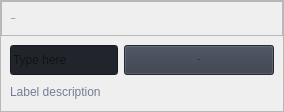
                        <widget class="QFrame" name="row_1">
                         <property name="frameShape">
                          <enum>QFrame::StyledPanel</enum>
                         </property>
                         <property name="frameShadow">
                          <enum>QFrame::Raised</enum>
                         </property>
                         <layout class="QVBoxLayout" name="verticalLayout_16">
                          <property name="spacing">
                           <number>0</number>
                          </property>
                          <property name="leftMargin">
                           <number>0</number>
                          </property>
                          <property name="topMargin">
                           <number>0</number>
                          </property>
                          <property name="rightMargin">
                           <number>0</number>
                          </property>
                          <property name="bottomMargin">
                           <number>0</number>
                          </property>
                          <item>
                           <widget class="QFrame" name="frame_div_content_1">
                            <property name="minimumSize">
                             <size>
                              <width>0</width>
                              <height>110</height>
                             </size>
                            </property>
                            <property name="maximumSize">
                             <size>
                              <width>16777215</width>
                              <height>110</height>
                             </size>
                            </property>
                            <property name="frameShape">
                             <enum>QFrame::NoFrame</enum>
                            </property>
                            <property name="frameShadow">
                             <enum>QFrame::Raised</enum>
                            </property>
                            <layout class="QVBoxLayout" name="verticalLayout_17">
                             <property name="spacing">
                              <number>0</number>
                             </property>
                             <property name="leftMargin">
                              <number>0</number>
                             </property>
                             <property name="topMargin">
                              <number>0</number>
                             </property>
                             <property name="rightMargin">
                              <number>0</number>
                             </property>
                             <property name="bottomMargin">
                              <number>0</number>
                             </property>
                             <item>
                              <widget class="QFrame" name="frame_title_wid_1">
                               <property name="maximumSize">
                                <size>
                                 <width>16777215</width>
                                 <height>35</height>
                                </size>
                               </property>
                               <property name="frameShape">
                                <enum>QFrame::StyledPanel</enum>
                               </property>
                               <property name="frameShadow">
                                <enum>QFrame::Raised</enum>
                               </property>
                               <layout class="QVBoxLayout" name="verticalLayout_18">
                                <item>
                                 <widget class="QLabel" name="labelBoxBlenderInstalation">
                                  <property name="font">
                                   <font>
                                    <family>Segoe UI</family>
                                       <pointsize>-1</pointsize>
                                    <italic>false</italic>
                                    <bold>false</bold>
                                   </font>
                                  </property>
                                  <property name="styleSheet">
                                   <string notr="true"/>
                                  </property>
                                  <property name="text">
                                   <string>FILE BOX</string>
                                  </property>
                                 </widget>
                                </item>
                               </layout>
                              </widget>
                             </item>
                             <item>
                              <widget class="QFrame" name="frame_content_wid_1">
                               <property name="frameShape">
                                <enum>QFrame::NoFrame</enum>
                               </property>
                               <property name="frameShadow">
                                <enum>QFrame::Raised</enum>
                               </property>
                               <layout class="QHBoxLayout" name="horizontalLayout_9">
                                <item>
                                 <layout class="QGridLayout" name="gridLayout">
                                  <property name="bottomMargin">
                                   <number>0</number>
                                  </property>
                                  <item row="0" column="0">
                                   <widget class="QLineEdit" name="lineEdit">
                                    <property name="minimumSize">
                                     <size>
                                      <width>0</width>
                                      <height>30</height>
                                     </size>
                                    </property>
                                    <property name="styleSheet">
                                     <string notr="true">background-color: rgb(33, 37, 43);</string>
                                    </property>
                                    <property name="text">
                                     <string/>
                                    </property>
                                    <property name="placeholderText">
                                     <string>Type here</string>
                                    </property>
                                   </widget>
                                  </item>
                                  <item row="0" column="1">
                                   <widget class="QPushButton" name="pushButton">
                                    <property name="minimumSize">
                                     <size>
                                      <width>150</width>
                                      <height>30</height>
                                     </size>
                                    </property>
                                    <property name="font">
                                     <font>
                                      <family>Segoe UI</family>
                                         <pointsize>-1</pointsize>
                                      <italic>false</italic>
                                      <bold>false</bold>
                                     </font>
                                    </property>
                                    <property name="cursor">
                                     <cursorShape>PointingHandCursor</cursorShape>
                                    </property>
                                    <property name="styleSheet">
                                     <string notr="true">background-color: rgb(52, 59, 72);</string>
                                    </property>
                                    <property name="text">
                                     <string>Open</string>
                                    </property>
                                    <property name="icon">
                                     <iconset resource="resources.qrc">
                                      <normaloff>:/icons/images/icons/cil-folder-open.png</normaloff>:/icons/images/icons/cil-folder-open.png</iconset>
                                    </property>
                                   </widget>
                                  </item>
                                  <item row="1" column="0" colspan="2">
                                   <widget class="QLabel" name="labelVersion_3">
                                    <property name="styleSheet">
                                     <string notr="true">color: rgb(113, 126, 149);</string>
                                    </property>
                                    <property name="lineWidth">
                                     <number>1</number>
                                    </property>
                                    <property name="text">
                                     <string>Label description</string>
                                    </property>
                                    <property name="alignment">
                                     <set>Qt::AlignLeading|Qt::AlignLeft|Qt::AlignVCenter</set>
                                    </property>
                                   </widget>
                                  </item>
                                 </layout>
                                </item>
                               </layout>
                              </widget>
                             </item>
                            </layout>
                           </widget>
                          </item>
                         </layout>
                        </widget>
